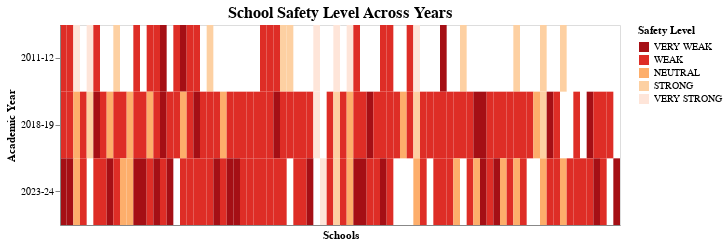

Source (notebook cell):
### Code cell
# OptionA
safety = safety.copy()
safety["Safety6"] = (
    safety["Safety6"]
    .astype("string")
    .str.strip()
    .str.upper()
)
safety["Safety6_clean"] = safety["Safety6"].fillna("NOT ENOUGH DATA")

# color
order6 = ["VERY WEAK", "WEAK", "NEUTRAL", "STRONG", "VERY STRONG"]
colors6 = ["#a50f15", "#de2d26", "#fdae6b", "#fdd0a2", "#fee5d9"]

heat = (
    alt.Chart(safety)
      .mark_rect()
      .encode(
          x=alt.X("School_ID:N", title="Schools", axis=alt.Axis(labels=False, ticks=False)),
          y=alt.Y("School_Year:N", title="Academic Year", sort=["2011-12","2018-19","2023-24"]),
          color=alt.Color(
              "Safety6_clean:N",
              title="Safety Level",
              scale=alt.Scale(domain=order6, range=colors6),
              legend=alt.Legend(orient="right")))
      .properties(width=560, height=200,
        title=alt.TitleParams(text="School Safety Level Across Years", fontSize=16)))

heat.save("plot3.svg")

heat

### Figure 1 — Vega-Lite specification as saved in the notebook (floating-point values rounded to 4 significant figures; data arrays with more than 128 entries replaced by an {"elided": "..."} marker saying what was removed)
{"config": {"view": {"continuousWidth": 300, "continuousHeight": 300}}, "data": {"name": "data-9318e13197836afed67d08fbebb9559b"}, "mark": {"type": "rect"}, "encoding": {"color": {"field": "Safety6_clean", "legend": {"orient": "right"}, "scale": {"domain": ["VERY WEAK", "WEAK", "NEUTRAL", "STRONG", "VERY STRONG"], "range": ["#a50f15", "#de2d26", "#fdae6b", "#fdd0a2", "#fee5d9"]}, "title": "Safety Level", "type": "nominal"}, "x": {"axis": {"labels": false, "ticks": false}, "field": "School_ID", "title": "Schools", "type": "nominal"}, "y": {"field": "School_Year", "sort": ["2011-12", "2018-19", "2023-24"], "title": "Academic Year", "type": "nominal"}}, "height": 200, "title": {"text": "School Safety Level Across Years", "fontSize": 16}, "width": 560, "$schema": "https://vega.github.io/schema/vega-lite/v5.20.1.json", "datasets": {"data-9318e13197836afed67d08fbebb9559b": {"elided": "194 records"}}}
